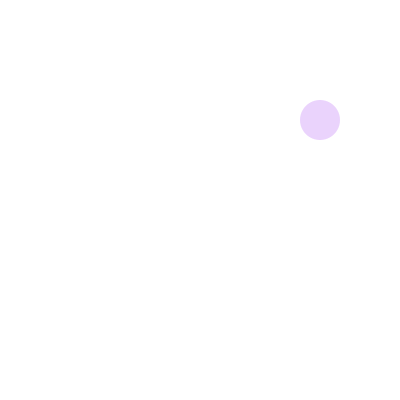
Frame 1 (no input)
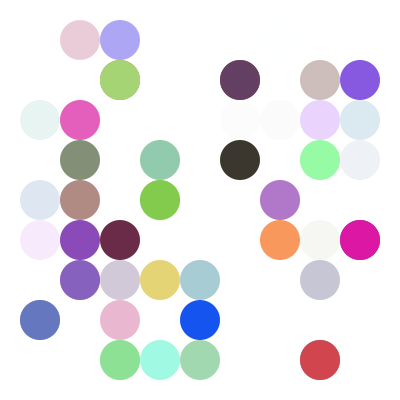
Frame 60 (the mouse pressed at the canvas centre just before this capture)
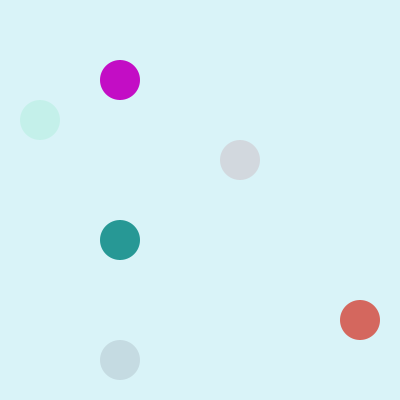
Frame 120 (the mouse held since frame 60 and released just before this capture)

The Processing sketch that drew these frames (run headless with seeded random() and noise(); from frame 60 on, the mouse is pressed at the canvas centre):

// Processing sketch: processing_162675
// ── processing_162675.pde

float r;
float g;
float b;
float a;


float x;
float y;



float diam;
int count;
int state;

void setup() {
  count = 0;
  state = 0;

  size(400, 400);
  background(255);
  smooth();
}

void draw() {
  r = random(255); //after convening with my friends on why I got this wrong, I decided to appraoch this differently, using a simpler appraoch 
  g = random(255);
  b = random(255);
  a = random(255);
  diam = 40;
  x = diam*int(random(1, 10)); 
  y = diam*int(random(1, 10));

  noStroke();
  fill(r, g, b, a);
  ellipse(x, y, diam, diam);

  count++;
  if (count > 60) {
    count = 60; //this is where I changed the rate of the reset counter in order to make it look like a dance party!!!
    state++; //it makes it more fun if you beatbox to this
    if (state > 8) { //and they never touch which is cool!
      state = 0;
      background(random(255), random(255), random(255), random(255));
    }
  }
}
